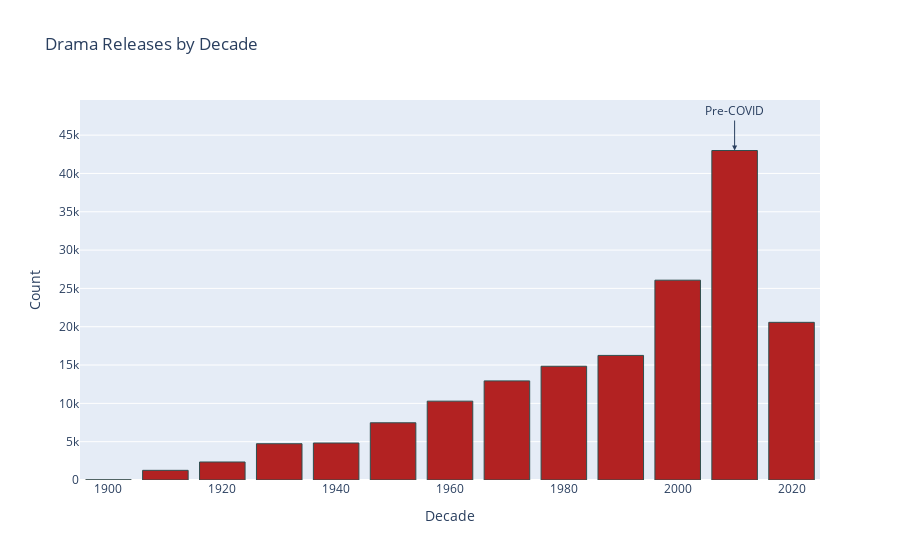

The notebook cell this image was saved under:
### Code cell
# Plotly bar 'Drama' title release by decade
fig = px.bar(decade_counts_drama, x='Decade', y='Count', # color='Decade', 
             color_discrete_sequence=['firebrick'], # Drama is usually  red
             title='Drama Releases by Decade')
# Outline bars for clarity
fig.update_traces(marker=dict(line=dict(width=1, color='DarkSlateGrey')))
# Label the bar for 2010 pre-covid vertically
fig.add_annotation(x=2010, y=decade_counts_drama.loc[decade_counts_drama['Decade'] == 2010, 'Count'].values[0],
                   text="Pre-COVID",
                   showarrow=True,
                   arrowhead=2,
                   ax=0,
                   ay=-40,
                   font=dict(size=12))
fig.show()

### Figure 1 — Plotly figure (JSON) as saved in the notebook; plotly's stock layout.template omitted (floating-point values rounded to 4 significant figures)
{"data": [{"alignmentgroup": "True", "hovertemplate": "Decade=%{x}<br>Count=%{y}<extra></extra>", "legendgroup": "", "marker": {"color": "firebrick", "line": {"color": "DarkSlateGrey", "width": 1}, "pattern": {"shape": ""}}, "name": "", "offsetgroup": "", "orientation": "v", "showlegend": false, "textposition": "auto", "type": "bar", "x": [1900, 1910, 1920, 1930, 1940, 1950, 1960, 1970, 1980, 1990, 2000, 2010, 2020], "xaxis": "x", "y": [18, 1261, 2350, 4733, 4827, 7466, 10289, 12932, 14843, 16255, 26073, 42994, 20572], "yaxis": "y"}], "layout": {"annotations": [{"arrowhead": 2, "ax": 0, "ay": -40, "font": {"size": 12}, "showarrow": true, "text": "Pre-COVID", "x": 2010, "y": 42994}], "barmode": "relative", "legend": {"tracegroupgap": 0}, "title": {"text": "Drama Releases by Decade"}, "xaxis": {"anchor": "y", "domain": [0, 1], "title": {"text": "Decade"}}, "yaxis": {"anchor": "x", "domain": [0, 1], "title": {"text": "Count"}}}}
